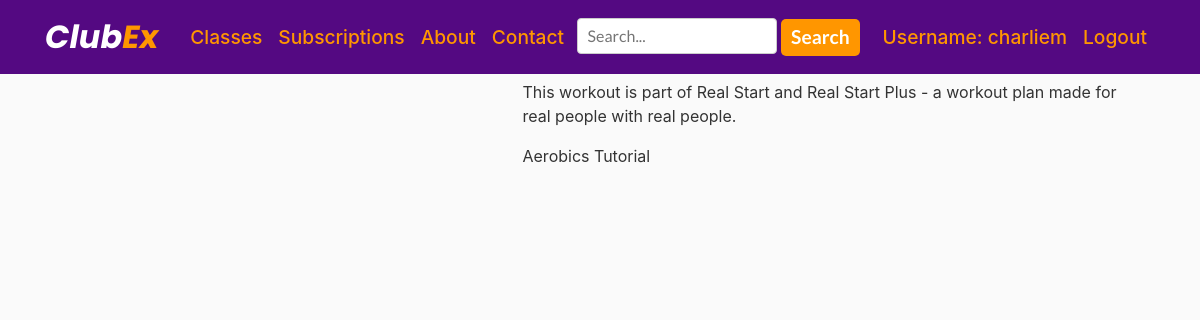
Before: /classes/aerobics/ (signed in) with the older database file.
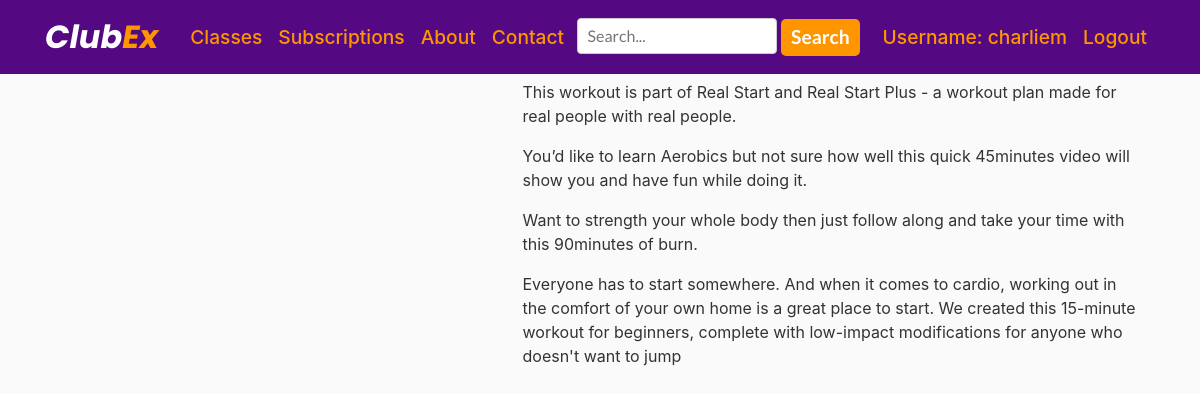
After: the same page with the newer database file.
### ClubEx/models.py (models this page shows, shortened)
class Video(models.Model):
    category = models.CharField(max_length=200)
    video_name = models.CharField(max_length=200)
    video = EmbedVideoField()
    content = models.TextField()

### ClubEx/views.py (the view)
# urls.py: path('classes/aerobics/', views.classes_aerobics, name='classes_aerobics'),
@login_required
def classes_aerobics(request):
    obj = Video.objects.filter(category='Aerobics')
    return render(request, 'clubex/aerobics.html', {'obj': obj })

### ClubEx/templates/ClubEx/aerobics.html (shortened to what this page needs)
{% extends "ClubEx/base.html" %}
{% load embed_video_tags %}
{% block content %}
   {% for i in obj %}
<div class="container">
  <div class="row">
    <div class="col-5">
    </div>
      <div class="col-7">
          <p>{{ i.content  }}</p>
      </div>
  </div>
</div>
 {% endfor %}
{% endblock content %}

Changed rows visible on the page:
no longer on this page (row edited): Video: content "Aerobics Tutorial"
added Video: content "You’d like to learn Aerobics but not sure how well this quick 45minutes video will show you and have fun while doing it."
added Video: content "Want to strength your whole body then just follow along and take your time with this 90minutes of burn."
added Video: content "Everyone has to start somewhere. And when it comes to cardio, working out in the comfort of your own home is a great place to start. We created this 15-minute workout for beginners, complete with low-impact modifications for anyone who doesn't want to jump"
